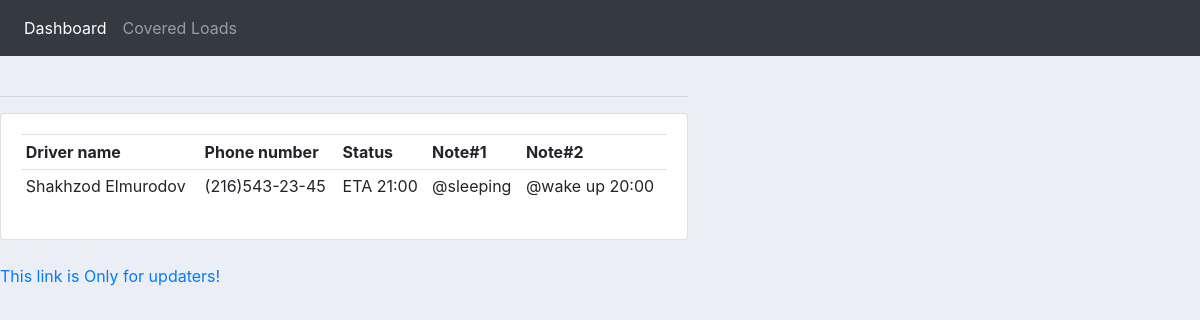
The page / on the database its author committed.
### my_app/models.py (models this page shows)
class Update(models.Model):
	driver_name = models.CharField(max_length=300, default="")
	phone_number = models.CharField(max_length=500, default="")
	status = models.CharField(max_length=500, default="")
	first_note = models.CharField(max_length=500, default="")
	second_note = models.CharField(max_length=500, default="")

### my_app/views.py (the view)
# urls.py: path('', views.home, name="home"),
def home(request):
	update = Update.objects.all()
	context = {'update': update}
	return render(request, 'dashboard.html', context)

### my_app/templates/dashboard.html (shortened to what this page needs)
{% block content %}
{% load static %}
<!DOCTYPE html>
<head>
	<link rel="stylesheet" href="https://stackpath.bootstrapcdn.com/bootstrap/4.3.1/css/bootstrap.min.css">
	<link rel="stylesheet" type="text/css" href="{% static '/css/main.css' %}">
</head>
<nav class="navbar navbar-expand-lg navbar-dark bg-dark">
	<div class="collapse navbar-collapse" id="navbarNav">
	  <ul class="navbar-nav">
		<li class="nav-item active">
		  <a class="nav-link" href="{% url 'home' %}">Dashboard</a>
		</li>
		<li class="nav-item ">
		  <a class="nav-link" href="{% url 'covered' %}">Covered Loads</a>
		</li>
	  </ul>
	</div>
  </nav>
<div class="row">
	<div class="col-md-7">
		<hr>
		<div class="card card-body">
			<table class="table table-sm">
				<tr>
					<th>Driver name</th>
					<th>Phone number</th>
					<th>Status</th>
					<th>Note#1</th>
					<th>Note#2</th>
				</tr>
				{% for i in update %}
					<tr>
						<td>{{i.driver_name}}</td>
						<td>{{i.phone_number}}</td>
						<td>{{i.status}}</td>
						<td>{{i.first_note}}</td>
						<td>{{i.second_note}}</td>
					</tr>
				{% endfor %}
			</table>
		</div>
	</div>
</div>
<a href="/admin">This link is Only for updaters!</a>
{% endblock %}

### rows shown on the page
Update: driver_name "Shakhzod Elmurodov", phone_number "(216)543-23-45", status "ETA 21:00", first_note "@sleeping", second_note "@wake up 20:00"
